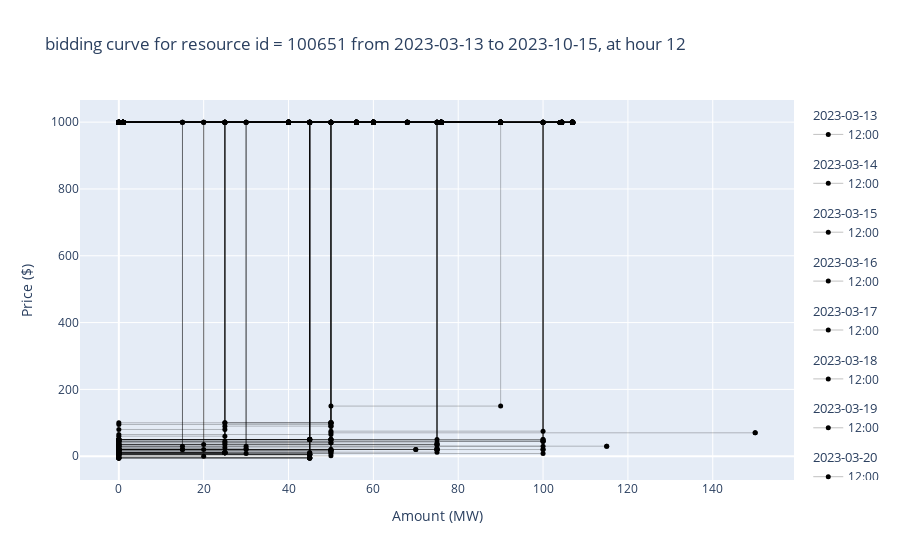

The notebook cell saved with this chart:
### Code cell
# subplot 3: draw bid curves
from draw_bid_curve import draw_bid_curves_for_multiple_days_2d, find_trace_bid_curves_for_multiple_days_2d

fig_train = go.Figure()
fig_train = draw_bid_curves_for_multiple_days_2d(fig_train, df_train, hr_specified=HOUR, opacity=1,marker_size=5)
# traces_bid_valid = find_trace_bid_curves_for_multiple_days_2d(df_train, HOUR, opacity=0.5)['traces']
